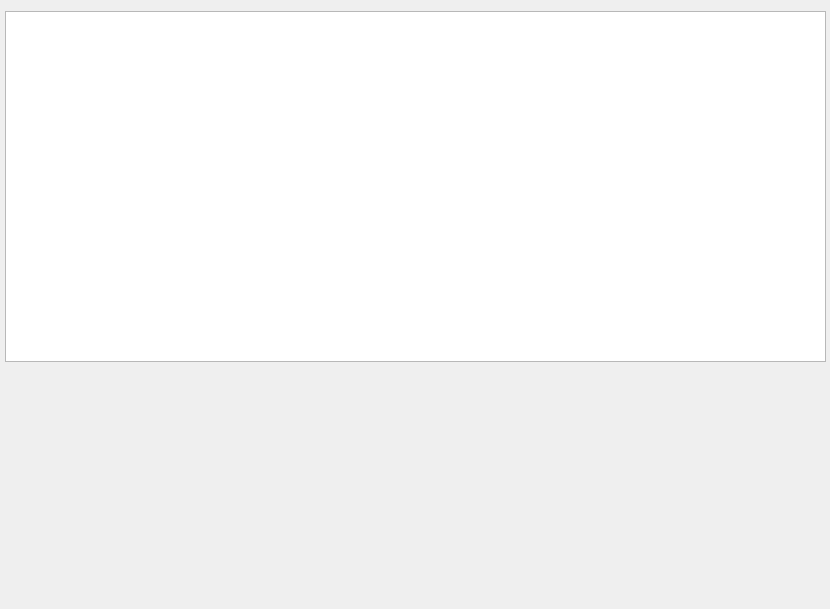
<?xml version="1.0" encoding="UTF-8"?>
<ui version="4.0">
 <class>Form</class>
 <widget class="QWidget" name="Form">
  <property name="geometry">
   <rect>
    <x>0</x>
    <y>0</y>
    <width>830</width>
    <height>609</height>
   </rect>
  </property>
  <property name="windowTitle">
   <string>Form</string>
  </property>
  <widget class="QTableView" name="tableView">
   <property name="geometry">
    <rect>
     <x>5</x>
     <y>11</y>
     <width>821</width>
     <height>351</height>
    </rect>
   </property>
  </widget>
 </widget>
 <resources/>
 <connections/>
</ui>
